Frame 1 (no input): blank canvas, image omitted
Frame 60 (no input): blank canvas, image omitted
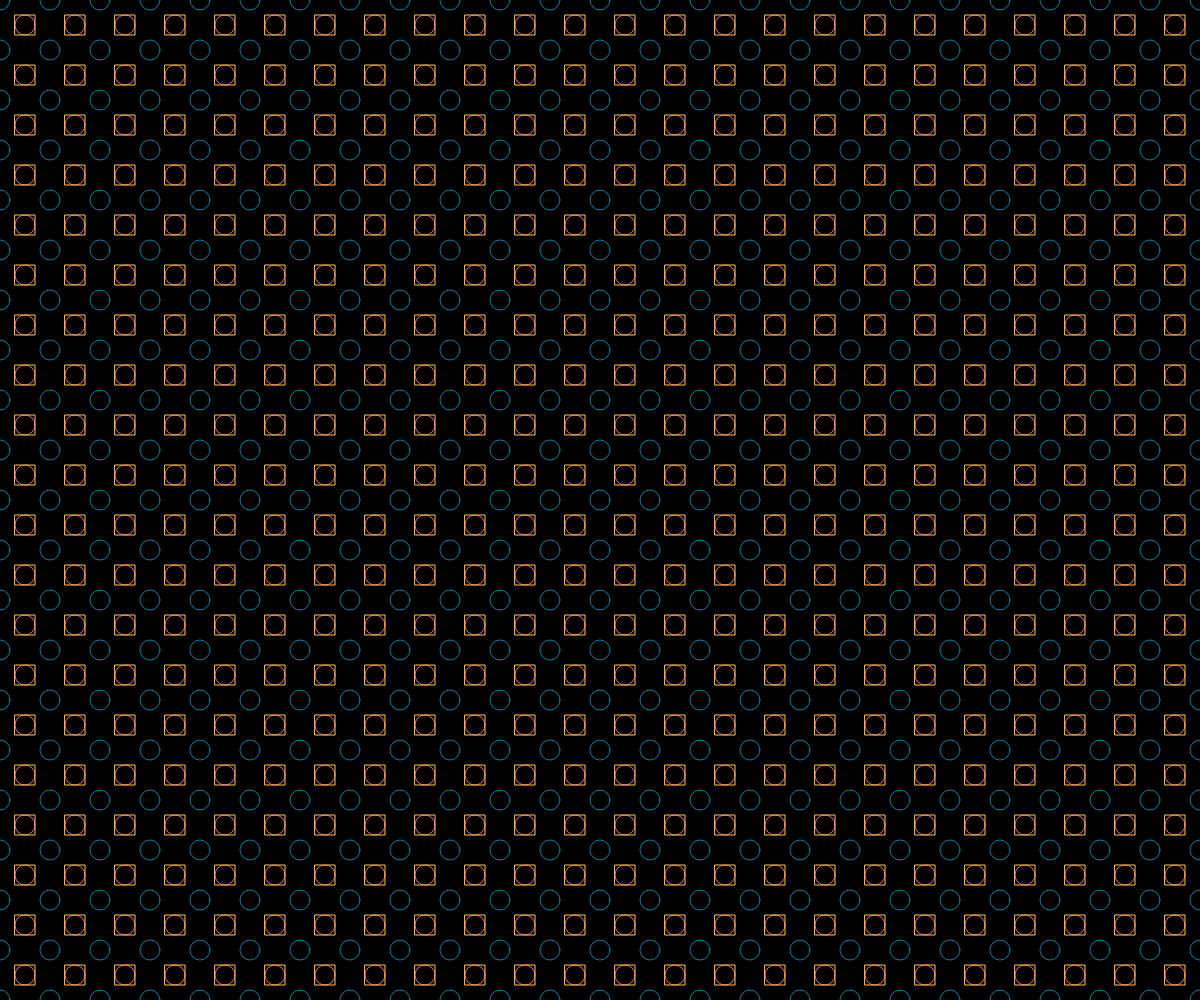
Frame 120 (the mouse pressed at the canvas centre since frame 60)

The p5.js sketch whose frames 1 and 60 were blank and that drew this single picture after the mouse press (run headless with seeded random() and noise() and a simulated clock; from frame 60 on, the mouse is pressed at the canvas centre):

// p5.js sketch
// ── sketch.js
function setup() {
  createCanvas(windowWidth, windowHeight);
}

function draw() {
  background(0);
  
  noFill()
  stroke(225)
  
  for(var j=-1;j<int(height/50);j++){
    for(var i=-1;i<int(width/50);i++){
      stroke("#f15bb5")
      ellipse(25+(i*50),25+(j*50),mouseX/30)
      stroke("#ffca3a")
      rectMode(CENTER)
      rect(25+(i*50),25+(j*50),mouseX/30)
      stroke("#0081a7")
      ellipse(50+(i*50),50+(j*50),mouseX/30)
    }
    
  }
}
